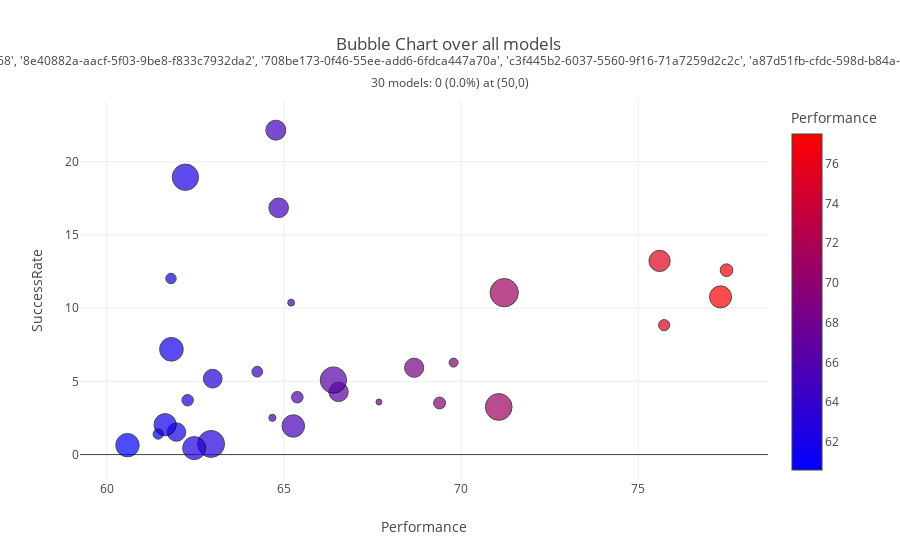

Write notebook code for a chart like this one.
### Markdown cell above
Alternatively, we could only look at the top n best performing models within our query. To do this, we need to supply a list of model IDs which we can easily extract from the data as such.

Note here the alternative querying syntax you can use, which was default in the previous version of CDH Tools: if you have a list (list) to subset a column's values with, you can simply supply a dictionary with 'column name':list to only get values in that list for that column.

### Code cell
top30ids = list(CDHSample.last(CDHSample.modelData).sort_values('Performance', ascending=False).reset_index()['ModelID'][0:30])

plot = CDHSample.plotPerformanceSuccessRateBubbleChart(query={'ModelID':top30ids})

### Figure 1 — Plotly figure (JSON) as saved in the notebook; plotly's stock layout.template omitted (floating-point values rounded to 4 significant figures; data arrays with more than 128 entries replaced by an {"elided": "..."} marker saying what was removed)
{"data": [{"customdata": {"elided": "30x5 str values"}, "hovertemplate": "<b>%{hovertext}</b><br><br>Performance=%{marker.color}<br>SuccessRate=%{y}<br>ResponseCount=%{marker.size}<br>ModelID=%{customdata[0]}<br>Channel=%{customdata[1]}<br>Direction=%{customdata[2]}<br>Issue=%{customdata[3]}<br>Group=%{customdata[4]}<extra></extra>", "hovertext": ["UPlusFinGold", "HomeOwners", "SuperSaver", "ChannelAction_Template", "HomeOwners", "Services_ChannelAction_Template", "PremiumBanking", "Services_ChannelAction_Template", "UPlusFinPersonal", "AutoNew84Months", "FirstMortgageFloat", "AutoNew48Months", "FirstMortgageFiveOneARM", "GoPaperless", "AutoUsed60Months", "PremiumBanking", "AutoUsed48Months", "FirstMortgage", "UPlusFinGold", "UPlusFinPersonal", "PremiumBanking", "MissingContactInformation", "FirstMortgage", "RegularSaving", "FirstMortgageFHA", "AutoUsed84Months", "SuperSaver", "Services_ChannelAction_Template", "AutoNew84Months", "AutoNew36Months"], "legendgroup": "", "marker": {"color": [66.54, 75.6, 75.73, 69.79, 77.32, 62.94, 62.47, 71.06, 62.99, 77.49, 64.67, 61.82, 65.2, 71.22, 65.38, 65.26, 69.39, 64.77, 68.67, 61.97, 61.65, 62.22, 64.85, 61.45, 67.68, 62.28, 61.81, 66.4, 64.25, 60.58], "coloraxis": "coloraxis", "line": {"color": "black"}, "size": [3854, 4605, 1267, 828, 4976, 7415, 5430, 7287, 3588, 1636, 518, 5743, 482, 8174, 1378, 5176, 1447, 4076, 3760, 3508, 5052, 7096, 3946, 1069, 362, 1347, 1106, 7073, 1184, 5602], "sizemode": "area", "sizeref": 20.43, "symbol": "circle"}, "mode": "markers", "name": "", "orientation": "v", "showlegend": false, "type": "scatter", "x": [66.54, 75.6, 75.73, 69.79, 77.32, 62.94, 62.47, 71.06, 62.99, 77.49, 64.67, 61.82, 65.2, 71.22, 65.38, 65.26, 69.39, 64.77, 68.67, 61.97, 61.65, 62.22, 64.85, 61.45, 67.68, 62.28, 61.81, 66.4, 64.25, 60.58], "xaxis": "x", "y": [4.281, 13.22, 8.84, 6.28, 10.77, 0.7282, 0.442, 3.252, 5.184, 12.59, 2.51, 7.191, 10.37, 11.06, 3.919, 1.951, 3.525, 22.15, 5.931, 1.539, 2.039, 18.94, 16.85, 1.403, 3.591, 3.712, 12.03, 5.09, 5.659, 0.6426], "yaxis": "y"}], "layout": {"coloraxis": {"colorbar": {"title": {"text": "Performance"}}, "colorscale": [[0, "rgb(0,0,255)"], [1, "rgb(255,0,0)"]]}, "legend": {"itemsizing": "constant", "tracegroupgap": 0}, "title": {"text": "Bubble Chart over all models <br><sup>Query: {'ModelID': ['68e1d164-81e3-5da0-816c-0bbc3c20ac6c', '277a2c48-8888-5b71-911e-443d52c9b50f', '0ad9da35-f171-5ab9-973f-1cc4b89b4e8f', '08ca1302-9fc0-57bf-9031-d4179d400493', '838ca9ec-74ea-5a54-8c57-f45295116921', '34f7d1b9-92f7-57dc-ab62-0de35dda0221', '26dda9e0-34a2-5e0a-8ee2-fd0c39de729e', 'a75db3a2-fecc-5cc8-b75f-0a44447f9cca', 'a8cde9d1-c720-537c-8fb8-8c59506bddfe', 'cb67c091-5a81-56f4-9845-71afa9c8076e', '081d0acf-bfc3-5c0a-abc4-29106252efb8', 'dd502275-e98b-51f7-8935-c30c84641871', '84107ad6-c998-5377-b0d0-e02be2a8d768', '8e40882a-aacf-5f03-9be8-f833c7932da2', '708be173-0f46-55ee-add6-6fdca447a70a', 'c3f445b2-6037-5560-9f16-71a7259d2c2c', 'a87d51fb-cfdc-598d-b84a-dcdd64e1e750', '692f453a-f825-5a90-ab40-f83cbb34b058', 'f3afaa9b-d0d5-5be9-a3b9-9fdfc4847411', '602303a4-5243-523d-8964-473f3ea1200b', '30cc2c18-5852-581a-abaa-555bf46a3b9c', '320c4d01-43a5-510e-8fa8-1fc1bb4216da', 'd5e2f4b1-249a-58c0-8a2f-2d314eada5fe', 'baae77a0-099a-5104-b7a9-b9b1a23290fc', 'ab4592bc-df16-5372-86e7-0caea36ac877', '69a8e56f-6327-5a66-a9a3-9b0c106641ec', 'd6e132b6-ad92-5ece-8db5-b42d9d151f73', 'b27d8eb5-7ff6-5706-ae90-6d61ce695f78', 'c4cd4c00-87bf-562e-9ab8-20af64a81757', 'f9fc995f-3f02-5e9e-8e22-b72909054f3a']}</sup><br><sup>30 models: 0 (0.0%) at (50,0)</sup>"}, "xaxis": {"anchor": "y", "domain": [0, 1], "title": {"text": "Performance"}}, "yaxis": {"anchor": "x", "domain": [0, 1], "title": {"text": "SuccessRate"}}}}
